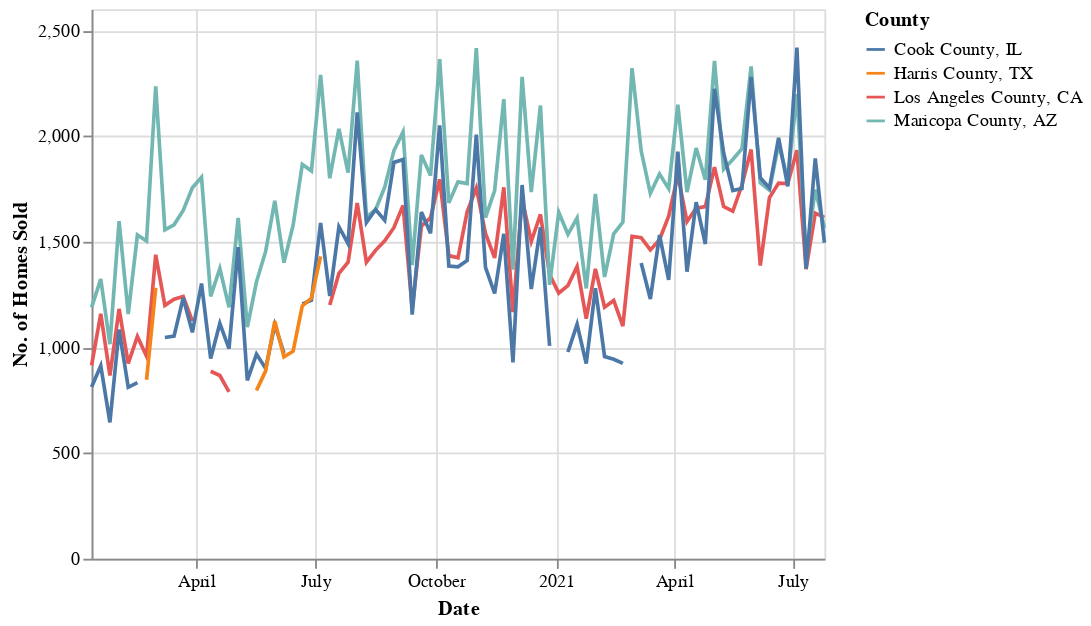

Here is the notebook cell this chart was saved with:
### Markdown cell above
What we can conclude is that across the country, transaction volumes have risen, and are higher than 2020.  
  
Which are some of the counties that have seen the most amount of action?

### Code cell
#redfin_sales_sorted = redfin_sales.copy()
# redfin_sales_sorted['weekly_rank'] = redfin_sales_sorted.groupby('period_end')['total_homes_sold'].rank('dense', ascending = False)

# ranking query
redfin_sales_sorted = fidap.sql("""
SELECT period_end, CAST(total_homes_sold AS FLOAT64) AS total_homes_sold, region_name,
ROW_NUMBER() OVER(PARTITION BY period_end ORDER BY CAST(total_homes_sold AS FLOAT64) DESC) AS weekly_rank
FROM fidap-301014.redfin.weekly_housing_market
WHERE duration = '1 weeks'
AND region_type = 'county'
AND CAST(period_begin AS DATE) > "2019-12-31"
""")

redfin_sales_sorted.period_end = pd.to_datetime(redfin_sales_sorted.period_end)

# top 3 counties by transaction volume
redfin_sales_sorted_top = redfin_sales_sorted[(redfin_sales_sorted['weekly_rank']<4)]


# plotting
alt.Chart(redfin_sales_sorted_top).mark_line().encode(
    x = alt.X('period_end', title = "Date"),
    y = alt.Y('total_homes_sold', title = "No. of Homes Sold", impute = alt.ImputeParams(value = None)),
    color = alt.Color('region_name', title = "County")
)

### Figure 1 — Vega-Lite specification as saved in the notebook (floating-point values rounded to 4 significant figures; data arrays with more than 128 entries replaced by an {"elided": "..."} marker saying what was removed)
{"config": {"view": {"continuousWidth": 400, "continuousHeight": 300}}, "data": {"name": "data-0277a72fd5f5568e628150e2cf40c9b6"}, "mark": "line", "encoding": {"color": {"type": "nominal", "field": "region_name", "title": "County"}, "x": {"type": "temporal", "field": "period_end", "title": "Date"}, "y": {"type": "quantitative", "field": "total_homes_sold", "impute": {"value": null}, "title": "No. of Homes Sold"}}, "$schema": "https://vega.github.io/schema/vega-lite/v4.8.1.json", "datasets": {"data-0277a72fd5f5568e628150e2cf40c9b6": {"elided": "243 records"}}}
